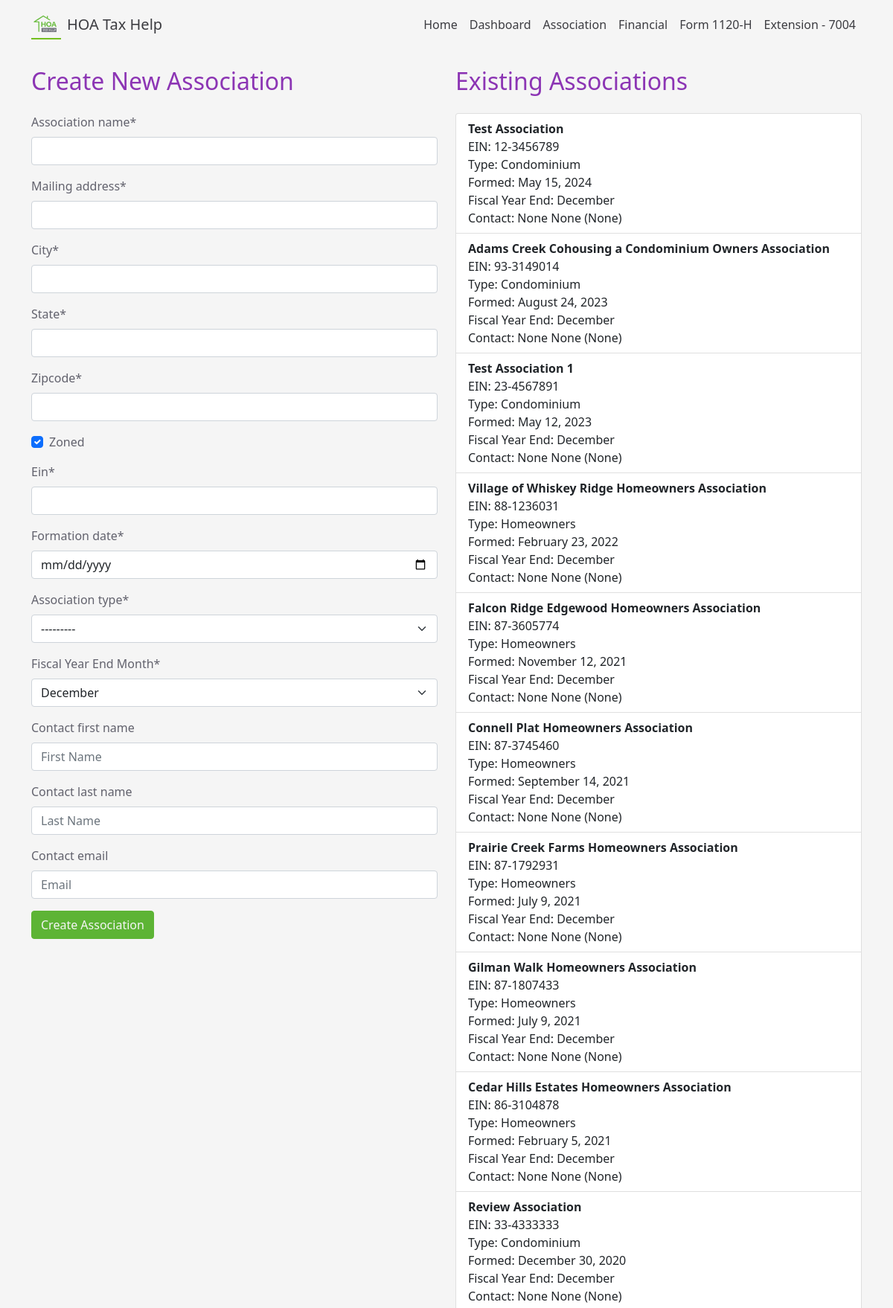
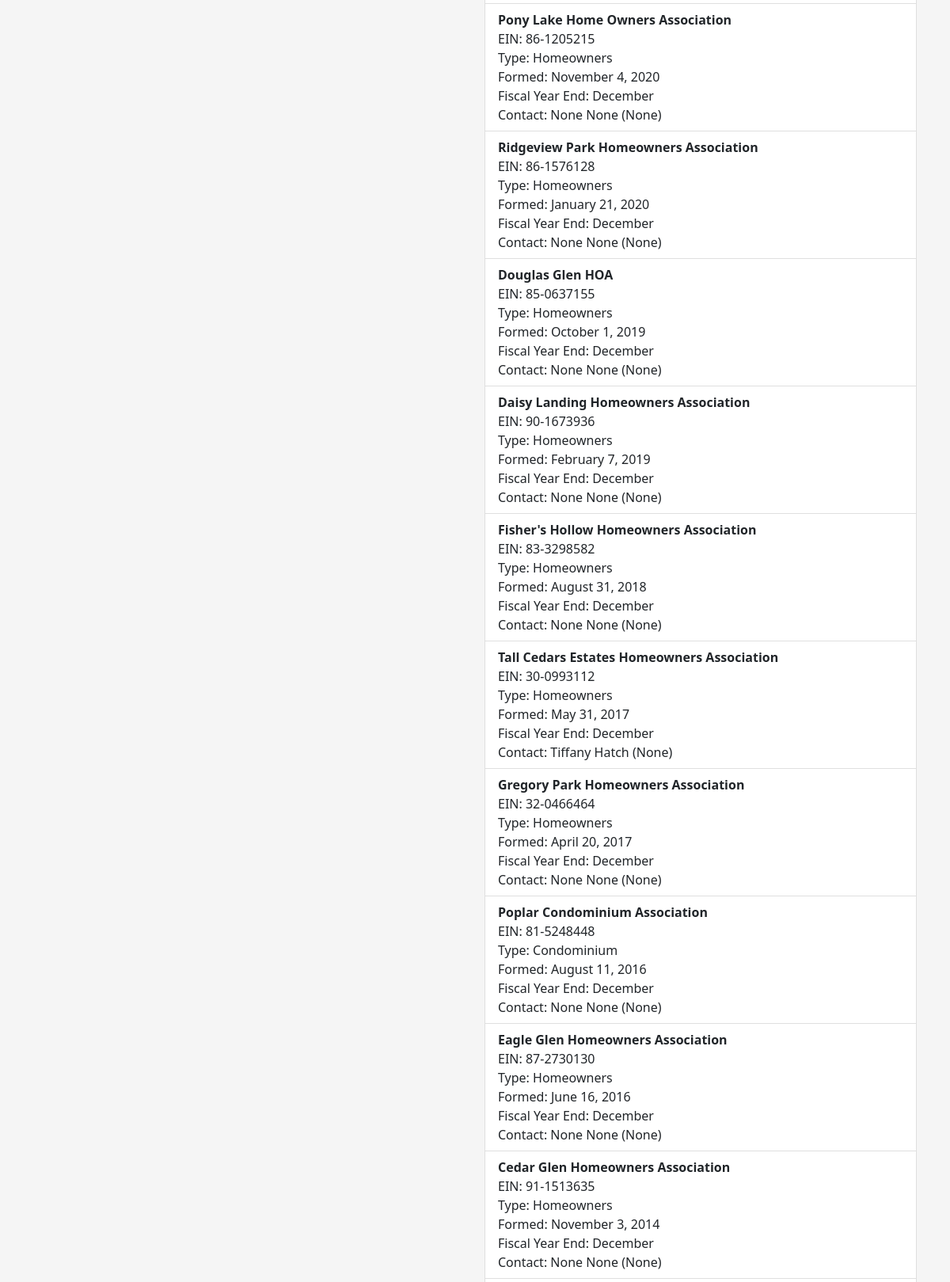
Screenshot of /create-association/ (upper part) with the database file from the repository (2 pictures, top to bottom).
### tax_form/models.py (models this page shows, shortened)
class Association(models.Model):
    ASSOCIATION_TYPES = (
        ('condo', 'Condominium'),
        ('homeowners', 'Homeowners'),
    )
    MONTH_CHOICES = [
        (1, 'January'), (2, 'February'), (3, 'March'), (4, 'April'),
        (5, 'May'), (6, 'June'), (7, 'July'), (8, 'August'),
        (9, 'September'), (10, 'October'), (11, 'November'), (12, 'December')
    ]
    association_name = models.CharField(max_length=255)
    mailing_address = models.CharField(max_length=255)
    city = models.CharField(max_length=100)
    state = models.CharField(max_length=100)
    zipcode = models.CharField(max_length=20)
    zoned = models.BooleanField(default=True)
    ein = models.CharField(max_length=11, unique=True, validators=[
        RegexValidator(
            regex=r'^\d{2}-\d{7}$',
            message="EIN must be in the format 'XX-XXXXXXX'."
        )
    ])
    formation_date = models.DateField()
    association_type = models.CharField(max_length=10, choices=ASSOCIATION_TYPES)
    fiscal_year_end_month = models.IntegerField(choices=MONTH_CHOICES, default=12)
    contact_first_name = models.CharField(max_length=100, null=True, blank=True)
    contact_last_name = models.CharField(max_length=100, null=True, blank=True)
    contact_email = models.EmailField(max_length=254, null=True, blank=True)
    def get_full_contact_name(self):
        return f"{self.contact_first_name} {self.contact_last_name}"

### tax_form/views/create_association.py (the view, shortened to what this page needs)
# urls.py: path('create-association/', create_association.CreateAssociationView.as_view(), name='create_association'),
class CreateAssociationView(View):
    template_name = 'tax_form/create_association.html'
    def get(self, request):
        form = AssociationForm()
        associations = Association.objects.all().order_by('-formation_date')
        context = {
            'form': form,
            'associations': associations,
        }
        return render(request, self.template_name, context)

### tax_form/templates/tax_form/create_association.html (shortened to what this page needs)
{% extends "tax_form/base.html" %}
{% load crispy_forms_tags %}
{% block content %}
<div class="row">
    <div class="col-md-6">
        <h2 class="mb-4">Create New Association</h2>
        <form method="post" class="mb-4">
            {{ form|crispy }}
            <button type="submit" class="btn btn-primary">Create Association</button>
        </form>
    </div>
    <div class="col-md-6">
        <h2 class="mb-4">Existing Associations</h2>
        {% if associations %}
            <ul class="list-group">
                {% for association in associations %}
                    <li class="list-group-item">
                        <strong>{{ association.association_name }}</strong><br>
                        EIN: {{ association.ein }}<br>
                        Type: {{ association.get_association_type_display }}<br>
                        Formed: {{ association.formation_date|date:"F j, Y" }}<br>
                        Fiscal Year End: {{ association.get_fiscal_year_end_month_display }}<br>
                        Contact: {{ association.get_full_contact_name }} ({{ association.contact_email }})
                    </li>
                {% endfor %}
            </ul>
        {% else %}
            <p>No associations have been created yet.</p>
        {% endif %}
    </div>
</div>
{% endblock %}

### static/css/styles.css (style rules this page uses)
:root { --tax-purple: #8C35B4; --tax-green: #5DB435; --tax-gray: #62626D; --tax-blue: #3C8DBC; --tax-dark-gray: #3C3C41; --tax-light-gray: #F5F5F5; --tax-yellow: #FFDD57; }
body { background-color: var(--tax-light-gray); color: var(--tax-gray); display: flex; flex-direction: column; min-height: 100vh; }
.btn-primary { background-color: var(--tax-green); border-color: var(--tax-green); color: var(--tax-light-gray); }
h1, h2, h3, h4, h5, h6 { color: var(--tax-purple); }

### rows the page displays
Association: association_name "Test Association", ein "12-3456789", association_type "Condominium", formation_date "May 15, 2024", fiscal_year_end_month "December", get_full_contact_name "None None", contact_email "None"
Association: association_name "Adams Creek Cohousing a Condominium Owners Association", ein "93-3149014", association_type "Condominium", formation_date "August 24, 2023", fiscal_year_end_month "December", get_full_contact_name "None None", contact_email "None"
Association: association_name "Test Association 1", ein "23-4567891", association_type "Condominium", formation_date "May 12, 2023", fiscal_year_end_month "December", get_full_contact_name "None None", contact_email "None"
Association: association_name "Village of Whiskey Ridge Homeowners Association", ein "88-1236031", association_type "Homeowners", formation_date "February 23, 2022", fiscal_year_end_month "December", get_full_contact_name "None None", contact_email "None"
Association: association_name "Falcon Ridge Edgewood Homeowners Association", ein "87-3605774", association_type "Homeowners", formation_date "November 12, 2021", fiscal_year_end_month "December", get_full_contact_name "None None", contact_email "None"
Association: association_name "Connell Plat Homeowners Association", ein "87-3745460", association_type "Homeowners", formation_date "September 14, 2021", fiscal_year_end_month "December", get_full_contact_name "None None", contact_email "None"
Association: association_name "Prairie Creek Farms Homeowners Association", ein "87-1792931", association_type "Homeowners", formation_date "July 9, 2021", fiscal_year_end_month "December", get_full_contact_name "None None", contact_email "None"
Association: association_name "Gilman Walk Homeowners Association", ein "87-1807433", association_type "Homeowners", formation_date "July 9, 2021", fiscal_year_end_month "December", get_full_contact_name "None None", contact_email "None"
Association: association_name "Cedar Hills Estates Homeowners Association", ein "86-3104878", association_type "Homeowners", formation_date "February 5, 2021", fiscal_year_end_month "December", get_full_contact_name "None None", contact_email "None"
Association: association_name "Review Association", ein "33-4333333", association_type "Condominium", formation_date "December 30, 2020", fiscal_year_end_month "December", get_full_contact_name "None None", contact_email "None"
Association: association_name "Pony Lake Home Owners Association", ein "86-1205215", association_type "Homeowners", formation_date "November 4, 2020", fiscal_year_end_month "December", get_full_contact_name "None None", contact_email "None"
Association: association_name "Ridgeview Park Homeowners Association", ein "86-1576128", association_type "Homeowners", formation_date "January 21, 2020", fiscal_year_end_month "December", get_full_contact_name "None None", contact_email "None"
Association: association_name "Douglas Glen HOA", ein "85-0637155", association_type "Homeowners", formation_date "October 1, 2019", fiscal_year_end_month "December", get_full_contact_name "None None", contact_email "None"
Association: association_name "Daisy Landing Homeowners Association", ein "90-1673936", association_type "Homeowners", formation_date "February 7, 2019", fiscal_year_end_month "December", get_full_contact_name "None None", contact_email "None"
Association: association_name "Fisher's Hollow Homeowners Association", ein "83-3298582", association_type "Homeowners", formation_date "August 31, 2018", fiscal_year_end_month "December", get_full_contact_name "None None", contact_email "None"
Association: association_name "Tall Cedars Estates Homeowners Association", ein "30-0993112", association_type "Homeowners", formation_date "May 31, 2017", fiscal_year_end_month "December", get_full_contact_name "Tiffany Hatch", contact_email "None"
Association: association_name "Gregory Park Homeowners Association", ein "32-0466464", association_type "Homeowners", formation_date "April 20, 2017", fiscal_year_end_month "December", get_full_contact_name "None None", contact_email "None"
Association: association_name "Poplar Condominium Association", ein "81-5248448", association_type "Condominium", formation_date "August 11, 2016", fiscal_year_end_month "December", get_full_contact_name "None None", contact_email "None"
Association: association_name "Eagle Glen Homeowners Association", ein "87-2730130", association_type "Homeowners", formation_date "June 16, 2016", fiscal_year_end_month "December", get_full_contact_name "None None", contact_email "None"
Association: association_name "Cedar Glen Homeowners Association", ein "91-1513635", association_type "Homeowners", formation_date "November 3, 2014", fiscal_year_end_month "December", get_full_contact_name "None None", contact_email "None"
